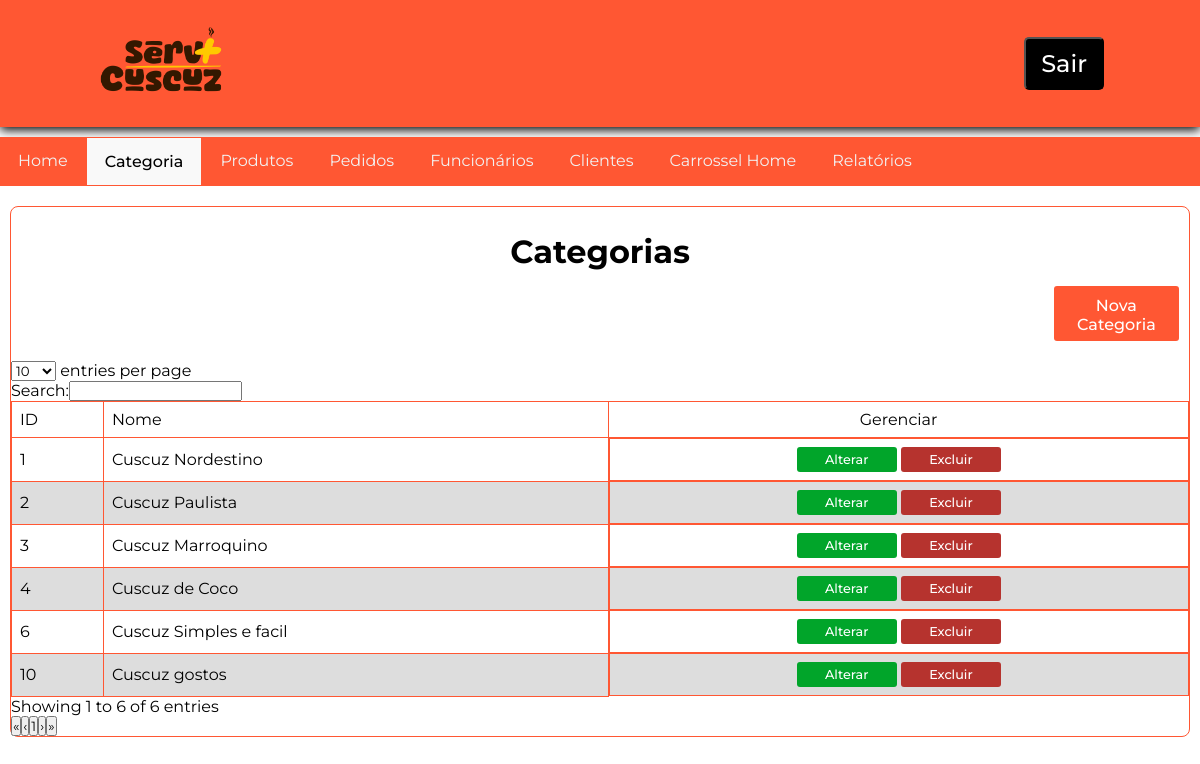
The app's page /view/admin/categoria.php (signed in) with its own data.
### tables this page shows
CREATE TABLE `t_categoria` (
  `id` int(11) NOT NULL,
  `nome` varchar(100) NOT NULL
);

### model/DAO/src/conexaobd.php (called while the page is built, shortened)
<?php
if (!class_exists('Conexao')) {
    class Conexao {
        private static $conexao;
        public static function getInstance(){
            if (!isset(self::$conexao)) {
                try {
                    $options = array(
                        PDO::ATTR_PERSISTENT => true,
                        PDO::MYSQL_ATTR_INIT_COMMAND => 'SET NAMES utf8mb4',
                        PDO::ATTR_ERRMODE => PDO::ERRMODE_EXCEPTION
                    );
                    self::$conexao = new PDO("mysql:host=localhost;dbname=Serv+Cuscuz", "root", "", $options);
                } catch (PDOException $exc) {
                    echo "Erro ao conectar ao banco: " . $exc->getMessage();
                }
            }
            return self::$conexao;
        }
    }
}

### controller/categoria/listagemCategoriaController.php (called while the page is built)
<?php
require_once __DIR__ . "../../../model/DAO/categoriaDAO.php";
class CategoriaListController {
        private $categoriaDAO;
        public function __construct() {
            $this->categoriaDAO = new CategoriaDAO();
        }
        public function execute() {
            $categorias = $this->categoriaDAO->list();
            return $categorias;
    }
}

### model/DAO/categoriaDAO.php (called while the page is built, shortened)
<?php
include "src/conexaobd.php";
class CategoriaDAO {
    private $pdo;
    public function __construct() {
        $this->pdo = Conexao::getInstance();
    }
    public function list() {
        $sql = "SELECT * FROM t_categoria";
        $stmt = $this->pdo->prepare($sql);
        $stmt->execute();
        return $stmt->fetchAll(PDO::FETCH_ASSOC);
    }
}

### view/admin/categoria.php (the view, shortened to what this page needs)
<?php
require_once __DIR__ ."../../../controller/categoria/listagemCategoriaController.php";
$categoriaController = new CategoriaListController();
$categorias = $categoriaController->execute();
?>
<!DOCTYPE html>
<html lang="pt-br">
<head>
    <link rel="stylesheet" href="../../assets/css/headerCadastro.css">
    <link rel="stylesheet" href="../../assets/css/painelControleAdmin.css">
    <link rel="stylesheet" href="../../assets/css/produto/dashboardProduto.css">
    <link rel="stylesheet" href="../../assets/css/mensagens/mensagens.css">
    <link rel="stylesheet" href="https://cdn.datatables.net/2.1.8/css/dataTables.dataTables.css">
</head>
<body>
    <header>
        <nav class="nav-bar">
            <div class="logo">
                <a href="../../pages/home.php">
                    <img src="../../assets/img/logo-png-reduzida.png" alt="Serv+Cuscuz">
                </a>
            </div>
            <div class="botao">
                <button>
                    <?php
                        include '../../pages/verificarLoginAdm.php';
                    ?>
                </button>
            </div>
        </nav>
    </header>
    <div class="painelAdm">
        <nav class="navbar">
        <a href="../../view/admin/adminPainelController.php">Home</a>
            <a href="../../view/admin/categoria.php" class="<?php echo (basename($_SERVER['PHP_SELF']) == 'categoria.php') ? 'ativo' : ''; ?>">Categoria</a>
            <a href="../../view/admin/produtos.php">Produtos</a>
            <a href="../../view/admin/pedidos.php">Pedidos</a>
            <a href="../../view/admin/listaFuncionarios.php">Funcionários</a>
            <a href="../../view/admin/listaCliente.php">Clientes</a>
            <a href="../../view/admin/carrosselHome.php">Carrossel Home</a>
            <a href="../../view/admin/relatorios.php">Relatórios</a>
        </nav>
    </div>
    <div class="homeAdm">
    <main>
        <h1>Categorias</h1>
        <section class="section__btnFuncionario">
        <a class="btnAdm" href="../../view/admin/cadastroCategoria.php">Nova Categoria</a>
    </section>
        <section>
            <table id="myTable">
                <thead>
                    <tr>
                        <th>ID</th>
                        <th>Nome</th>
                        <th class="gerenciarAdm">Gerenciar</th>
                    </tr>
                </thead>
                <tbody>
                <?php if (isset($categorias) && is_array($categorias)): ?>
                    <?php foreach ($categorias as $categoria): ?>
                    <tr>
                        <td>
                            <?php echo htmlspecialchars($categoria['id']); ?>
                        </td>
                        <td>
                            <?php echo htmlspecialchars($categoria['nome']); ?>
                        </td>
                        <td class="tdOperacao">
                            <div class="alterarExcluir">
                                <a class="btnalterar" href="../../view/admin/editarCategoria.php?token=<?= base64_encode($categoria['id']); ?>">Alterar</a>
                                <a class="btnexcluir" href="../../controller/categoria/deleteCategoriaController.php?id=<?= $categoria['id']; ?>" onclick="return confirm('Deseja confirmar a operação?');">Excluir</a>
                            </div>
                        </td>
                    </tr>
                    <?php endforeach; ?>
                <?php endif; ?>
            </table>
        </section>
    </main>
</div>
</body>
</html>

### assets/css/headerCadastro.css (style rules this page uses)
* { padding: 0; margin: 0; font-family: 'Montserrat', sans-serif; }
header { background-color: #ff5733; box-shadow: 0px 3px 10px #000000; }
.nav-bar { align-items: center; display: flex; justify-content: space-between; padding: 1.5rem 6rem; }
.logo { display: flex; align-items: center; }
.logo img { cursor: pointer; width: 130px; height: 75px; }
.botao button { padding: 10px 15px; border-radius: 5px; background-color: #000000; }

### assets/css/painelControleAdmin.css (style rules this page uses)
.painelAdm { width: 100%; display: flex; }
.painelAdm nav { margin-top: 10px; width: 100%; overflow: hidden; background-color: #ff5733; }
.painelAdm nav a { float: left; display: block; color: #f2f2f2; text-align: center; padding: 14px 18px; text-decoration: none; }
.navbar a.ativo { background-color: #f9f9f9; color: #000000; border: 1px solid #ff5733; font-weight: 500; }
.homeAdm { justify-content: center; align-items: center; }
.homeAdm main h1 { margin-top: 25px; margin-bottom: 5px; text-align: center; font-size: 2rem; }
.homeAdm table { font-family: 'Montserrat', sans-serif; border-collapse: collapse; width: 100%; }
.homeAdm td, th { border: 1px solid #ff5733; text-align: left; padding: 8px; }
.homeAdm th { font-weight: 400; }
.homeAdm tr:nth-child(even) { background-color: #dddddd; }
.section__btnFuncionario { align-items: center; display: flex; justify-content: center; margin-bottom: 10px; }
.btnAdm { align-items: center; border: none; padding: 10px; margin: 10px; width: 120px; height: 35px; background-color: #ff5733; color: #fff; text-align: center; text-decoration: none; font-weight: 500; border-radius: 3px; }
.gerenciarAdm { text-align: center; }
.tdOperacao { border: 1px solid #ff5733; border-color: none; border: none; display:flex; justify-content: center; align-items: center; }
.btnalterar { border: none; width: 100px; padding: 5px 0px; background-color: rgb(1, 165, 42); color: #fff; text-align: center; text-decoration: none; font-size: .8rem; font-weight: 500; border-radius: 3px; display: inline-block; }
.btnexcluir { border: none; width: 100px; padding: 5px 0px; background-color: rgb(182, 51, 46); color: #fff; text-align: center; text-decoration: none; font-size: .8rem; font-weight: 500; border-radius: 3px; display: inline-block; margin-left: 0px; }
.alterarExcluir { align-items: center; }

### assets/css/produto/dashboardProduto.css (style rules this page uses)
main { align-items: center; margin: 20px 10px; border: 1px solid #ff5733; border-radius: 8px; font-family: 'Montserrat', sans-serif; }

### records on screen
t_categoria: id "1", nome "Cuscuz Nordestino"
t_categoria: id "2", nome "Cuscuz Paulista"
t_categoria: id "3", nome "Cuscuz Marroquino"
t_categoria: id "4", nome "Cuscuz de Coco"
t_categoria: id "6", nome "Cuscuz Simples e facil"
t_categoria: id "10", nome "Cuscuz gostos"
